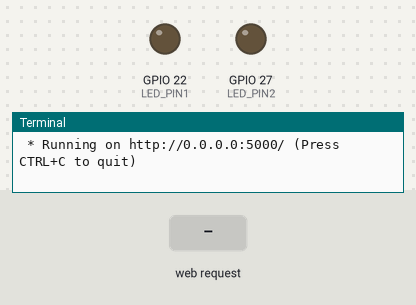
Bench run of a program on a simulated Raspberry Pi (BCM pin numbers). Shown: output pins drawn as LEDs (lit = HIGH), the last lines printed to the terminal. The test bench sets the inputs (shaded band). The clock reads 2024-03-15 10:24:30 at power-on unless the program sets it.

Above: at 1.2 s.
1.3 s: HTTP request for /led/red/on received
At 2.5 s:
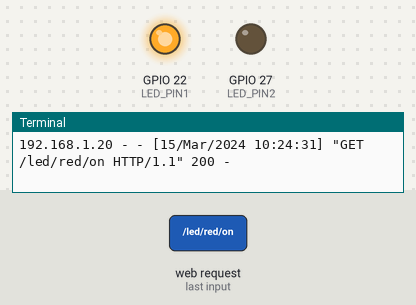
2.8 s: HTTP request for /led/blue/on received
At 3.7 s:
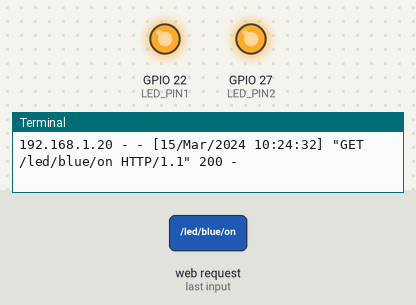
4.3 s: HTTP request for /led/red/off received
At 4.9 s:
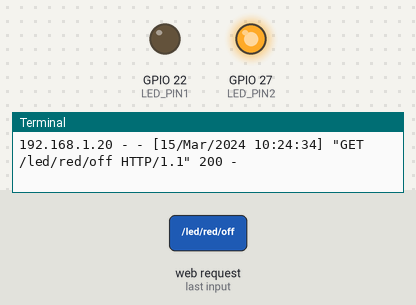
Timing chart, 0 to 7.3 s (numbered marks = the images above; inputs shaded):
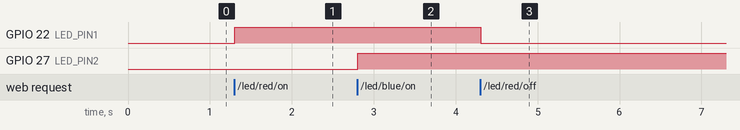

Measured:
- after the input at 1.3 s, GPIO 22 (LED_PIN1): LOW → HIGH at once
- after the input at 2.8 s, GPIO 27 (LED_PIN2): LOW → HIGH at once
- after the input at 4.3 s, GPIO 22 (LED_PIN1): HIGH → LOW at once

The program:

flask_led_task.py
```python
from flask import Flask
import RPi.GPIO as GPIO

LED_PIN1 = 22
LED_PIN2 = 27

app = Flask(__name__)
GPIO.setmode(GPIO.BCM)
GPIO.setup(LED_PIN1, GPIO.OUT)
GPIO.setup(LED_PIN2, GPIO.OUT)

@app.route("/")
def home():
    return '''
        <p>Hello, Flask!</p>
        <a href="/led/red/on">RED LED ON</a>
        <a href="/led/red/off">RED LED OFF</a>
        <br>
        <a href="/led/blue/on">BLUE LED ON</a>
        <a href="/led/blue/off">BLUE LED OFF</a>
    '''
@app.route("/led/<color>/<op>")
def led_op(color,op):
    if color == "red":
        if op == "on":
            GPIO.output(LED_PIN1, GPIO.HIGH)
            return'''
            <p>RED LED ON</p>
            <a href="/">Go Home</a>
        '''
        elif op == "off":
            GPIO.output(LED_PIN1, GPIO.LOW)
            return'''
            <p>RED LED OFF</p>
            <a href="/">Go Home</a>
        '''
    elif color == "blue":
        if op == "on":
            GPIO.output(LED_PIN2, GPIO.HIGH)
            return'''
            <p>BLUE LED ON</p>
            <a href="/">Go Home</a>
        '''
        elif op == "off":
            GPIO.output(LED_PIN2, GPIO.LOW)
            return'''
            <p>BLUE LED OFF</p>
            <a href="/">Go Home</a>
        '''


if __name__ == "__main__":
    try:
        app.run(host="0.0.0.0")
    finally:
        GPIO.cleanup()
```
